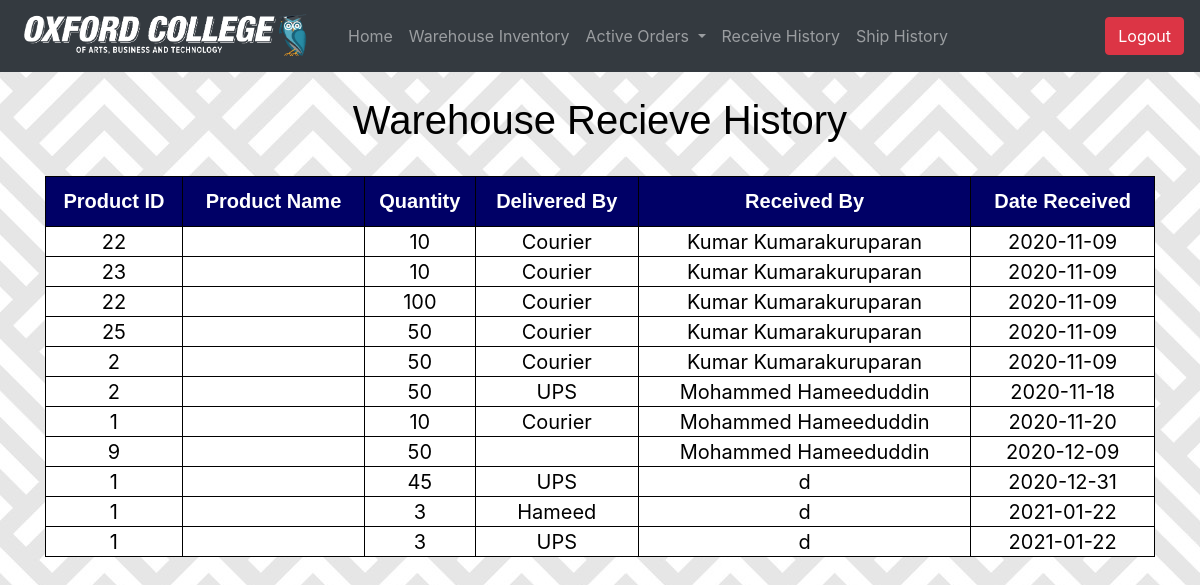
The page /purchasing/wm/wm_recieve_history.php (signed in) on the database its author committed.
### tables this page shows
CREATE TABLE IF NOT EXISTS `warehouse_rcv` (
  `id` int(99) NOT NULL AUTO_INCREMENT,
  `product_id` varchar(99) NOT NULL,
  `quantity` int(99) NOT NULL,
  `delivered_by` varchar(99) NOT NULL,
  `received_by` varchar(99) NOT NULL,
  `time` timestamp(6) NOT NULL DEFAULT CURRENT_TIMESTAMP(6),
  PRIMARY KEY (`id`),
  KEY `product_id` (`product_id`)
);

### purchasing/wm/wm_recieve_history.php (the view, shortened to what this page needs)
<?php
  if (isset($_SESSION['loggedin']) && $_SESSION['loggedin'] == true && $_SESSSION['role']='warehouse') {
    include("wm_topbar.php");
  } else {
    header("Location: C:/wamp64/www/index.php");
    exit();
  }
?>
<html lang="en" dir="ltr">
  <head>
  </head>
  <body>
    <br>
    <h2 class="outside">Warehouse Recieve History</h2>
    <br>
    <div class="container">
      <table style="width: 100%;">
        <?php
          $query = "SELECT product_id, quantity, delivered_by, received_by, DATE(time) FROM warehouse_rcv;";
          $result = mysqli_query($conn, $query);
          if (mysqli_num_rows($result) == 0) {
            echo "<h5>No previous orders have been received</h5>";
          }
          else {
            echo "  <tr>
                      <th>Product ID</th>
                      <th>Product Name</th>
                      <th>Quantity</th>
                      <th>Delivered By</th>
                      <th>Received By</th>
                      <th>Date Received</th>
                    </tr>";
            $opt = "";
            while ($row = mysqli_fetch_assoc($result)) {
              $pid = $row['product_id'];
              $query2 = "SELECT name, unit FROM product WHERE product_id='$pid';";
              $result2 = mysqli_query($conn, $query2);
              $row2 = mysqli_fetch_assoc($result2);
              $name = $row2['name'];
              $opt .= " <tr>
                          <td>$pid</td>
                          <td>$name</td>
                          <td>" .$row['quantity']. " " .$row2['unit']. "</td>
                          <td>" .$row['delivered_by']. "</td>
                          <td>" .$row['received_by']. "</td>
                          <td>" .$row['DATE(time)']. "</td>
                        </tr>";
            }
            echo $opt;
          }
        ?>
      </table>
    </div>
    <br><br>
  </body>
</html>

### purchasing/wm/wm_recieve_history.php (style rules this page uses)
body { margin: 0 auto; background-image: url(../img/bg2.jpg); }
table { border-collapse: collapse; width: 70%; font-size:18px; margin: 0 auto; }
table, th, td { border: 1px solid black; text-align:center; }
th { height: 50px; background: #006; color: #FFF; font-size: 20px; font-family: Tahoma, Geneva, sans-serif; }
td { height: 30px; background: #FFF; color: black; font-size: 20px; }
.outside { font-size: 40px; color: Black; font-family: Tahoma, Geneva, sans-serif; text-align:center; }

### rows shown on the page
warehouse_rcv: product "22", quantity "10", delivered_by "Courier", received_by "Kumar Kumarakuruparan", DATE "2020-11-09"
warehouse_rcv: product "23", quantity "10", delivered_by "Courier", received_by "Kumar Kumarakuruparan", DATE "2020-11-09"
warehouse_rcv: product "22", quantity "100", delivered_by "Courier", received_by "Kumar Kumarakuruparan", DATE "2020-11-09"
warehouse_rcv: product "25", quantity "50", delivered_by "Courier", received_by "Kumar Kumarakuruparan", DATE "2020-11-09"
warehouse_rcv: product "2", quantity "50", delivered_by "Courier", received_by "Kumar Kumarakuruparan", DATE "2020-11-09"
warehouse_rcv: product "2", quantity "50", delivered_by "UPS", received_by "Mohammed Hameeduddin", DATE "2020-11-18"
warehouse_rcv: product "1", quantity "10", delivered_by "Courier", received_by "Mohammed Hameeduddin", DATE "2020-11-20"
warehouse_rcv: product "9", quantity "50", received_by "Mohammed Hameeduddin", DATE "2020-12-09"
warehouse_rcv: product "1", quantity "45", delivered_by "UPS", received_by "d", DATE "2020-12-31"
warehouse_rcv: product "1", quantity "3", delivered_by "Hameed", received_by "d", DATE "2021-01-22"
warehouse_rcv: product "1", quantity "3", delivered_by "UPS", received_by "d", DATE "2021-01-22"
